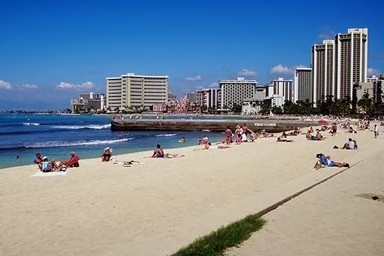
#> input picture image_classes/monolithic_feature_extraction/images/106.jpg, 384 x 256 px; its folder holds only this picture in this run
$ python LBP.py
#> lines starting #> are read from the running program, lines starting #| are printed output that depends on the picture
import cv2
import numpy as np
import pandas as pd
import re
import math

from skimage import feature
from imutils import paths

def label(n):
    return {
        0: 'c1',
        1: 'c2',
        2: 'c3',
        3: 'c4',
        4: 'c5',
        5: 'c6',
        6: 'c7',
        7: 'c8',
        8: 'c9',
        9: 'c10'
    }[n]

X = []
for arquivo in paths.list_images('images'):
    imagem = cv2.imread(arquivo)
#> imagem is the input picture: shape (256, 384, 3); mean B, G, R 153.3, 136.8, 120.7
    altura, largura, _ = imagem.shape
#> altura = 256; largura = 384
    classe = math.floor(int(re.sub("\D", "", arquivo.split("/")[1]))/100)
    print("classe =",  classe)
    cinza = cv2.cvtColor(imagem, cv2.COLOR_BGR2GRAY)
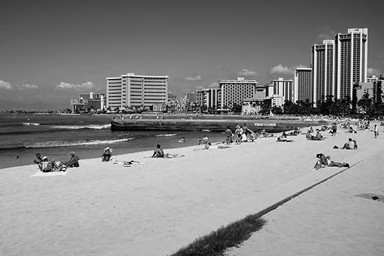
#> cinza: shape (256, 384); min 0, max 254, mean 133.9
    rgb   = cv2.cvtColor(imagem, cv2.COLOR_BGR2RGB)

    r_histograma = cv2.calcHist([rgb], [0], None, [256], [0, 256])/(altura*largura)
#> r_histograma = 256 values, max 0.0143 at index 203, min 6.1e-05 at index 254, mean 0.00391
    g_histograma = cv2.calcHist([rgb], [1], None, [256], [0, 256])/(altura*largura)
#> g_histograma = 256 values, max 0.0145 at index 191, min 0 at index 250, mean 0.00391
    b_histograma = cv2.calcHist([rgb], [2], None, [256], [0, 256])/(altura*largura)
#> b_histograma = 256 values, max 0.0161 at index 168, min 8.14e-05 at index 248, mean 0.00391

    lbp = feature.local_binary_pattern(cinza, 59, 1, method="uniform")
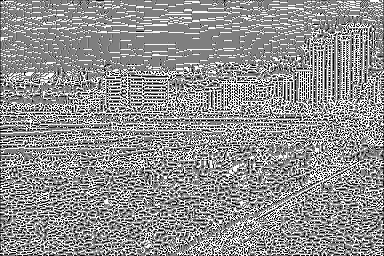
#> lbp: shape (256, 384) float64; min 0, max 60, mean 33.9; drawn with min black and max white
    (lbp_histograma, _) = np.histogram(lbp.ravel(), bins=59, range=(0, 59))
#> lbp_histograma = 59 values, max 17872 at index 30, min 464 at index 13, mean 1509
    lbp_histograma = lbp_histograma.astype("float")
    lbp_histograma /= (lbp_histograma.sum())
#> lbp_histograma = 59 values, max 0.201 at index 30, min 0.00521 at index 13, mean 0.0169

    X_image = [r_histograma, g_histograma, b_histograma, lbp_histograma]

    X_image_aux = []
    for aux in X_image:
        X_image_aux = np.append(X_image_aux, np.ravel(aux))
#> this loop made 4 passes
#> after the loop, X_image_aux = 827 values, max 0.201 at index 798, min 0 at index 506, mean 0.00484

    X_image = [i for i in X_image_aux]
#> X_image has the same summary as X_image_aux
    X_image.append(label(classe))

    X.append(X_image)
df = pd.DataFrame(X)
#> df = table of 1 rows and 828 columns
df.to_csv('feat.csv', header=False, index=False)

$ run again, on image_classes/monolithic_feature_extraction/images/118.jpg
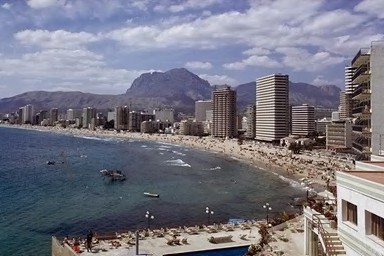
#> input picture image_classes/monolithic_feature_extraction/images/118.jpg, 384 x 256 px
#> imagem is the input picture: shape (256, 384, 3); mean B, G, R 131.4, 118.6, 119.1
#> `cinza = cv2.cvtColor(imagem, cv2.COLOR_BGR2GRAY)`:
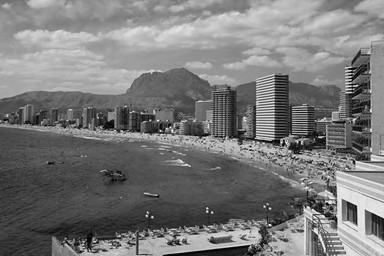
#> cinza: shape (256, 384); min 1, max 251, mean 120.2
#> r_histograma = 256 values, max 0.0085 at index 78, min 2.03e-05 at index 253, mean 0.00391
#> g_histograma = 256 values, max 0.0114 at index 80, min 0 at index 245, mean 0.00391
#> b_histograma = 256 values, max 0.0107 at index 190, min 0 at index 247, mean 0.00391
#> `lbp = feature.local_binary_pattern(cinza, 59, 1, method="uniform")`:
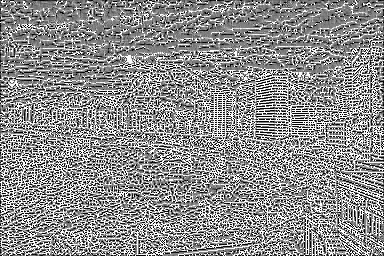
#> lbp: shape (256, 384) float64; min 0, max 60, mean 33.5; drawn with min black and max white
#> `(lbp_histograma, _) = np.histogram(lbp.ravel(), bins=59, range=(0, 59))`: lbp_histograma = 59 values, max 9452 at index 58, min 696 at index 57, mean 1457.9
#> `lbp_histograma /= (lbp_histograma.sum())`: lbp_histograma = 59 values, max 0.11 at index 58, min 0.00809 at index 57, mean 0.0169
#> the loop `for aux in X_image:` made 4 passes
#> after the loop `for aux in X_image:`: X_image_aux = 827 values, max 0.11 at index 826, min 0 at index 501, mean 0.00484
#> X_image has the same summary as X_image_aux
#> df = table of 1 rows and 828 columns

$ run again, on image_classes/monolithic_feature_extraction/images/137.jpg
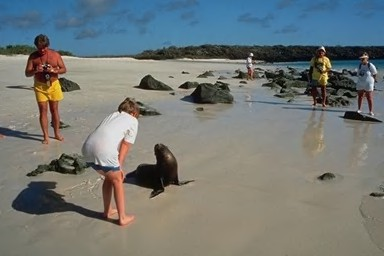
#> input picture image_classes/monolithic_feature_extraction/images/137.jpg, 384 x 256 px
#> imagem is the input picture: shape (256, 384, 3); mean B, G, R 118.5, 120.9, 115.7
#> `cinza = cv2.cvtColor(imagem, cv2.COLOR_BGR2GRAY)`:
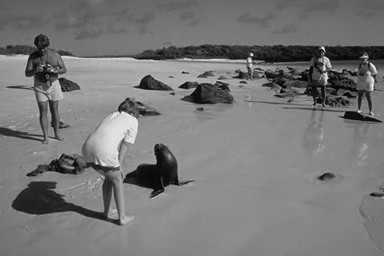
#> cinza: shape (256, 384); min 1, max 250, mean 119
#> r_histograma = 256 values, max 0.023 at index 150, min 0 at index 250, mean 0.00391
#> g_histograma = 256 values, max 0.0311 at index 134, min 0 at index 240, mean 0.00391
#> b_histograma = 256 values, max 0.0258 at index 118, min 0 at index 239, mean 0.00391
#> `lbp = feature.local_binary_pattern(cinza, 59, 1, method="uniform")`:
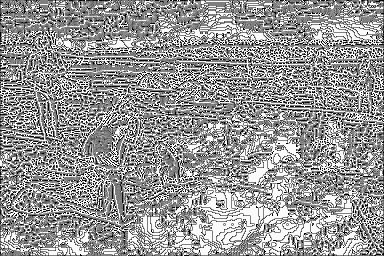
#> lbp: shape (256, 384) float64; min 0, max 60, mean 35.5; drawn with min black and max white
#> `(lbp_histograma, _) = np.histogram(lbp.ravel(), bins=59, range=(0, 59))`: lbp_histograma = 59 values, max 18789 at index 58, min 286 at index 57, mean 1554.6
#> `lbp_histograma /= (lbp_histograma.sum())`: lbp_histograma = 59 values, max 0.205 at index 58, min 0.00312 at index 57, mean 0.0169
#> the loop `for aux in X_image:` made 4 passes
#> after the loop `for aux in X_image:`: X_image_aux = 827 values, max 0.205 at index 826, min 0 at index 250, mean 0.00484
#> X_image has the same summary as X_image_aux
#> df = table of 1 rows and 828 columns
